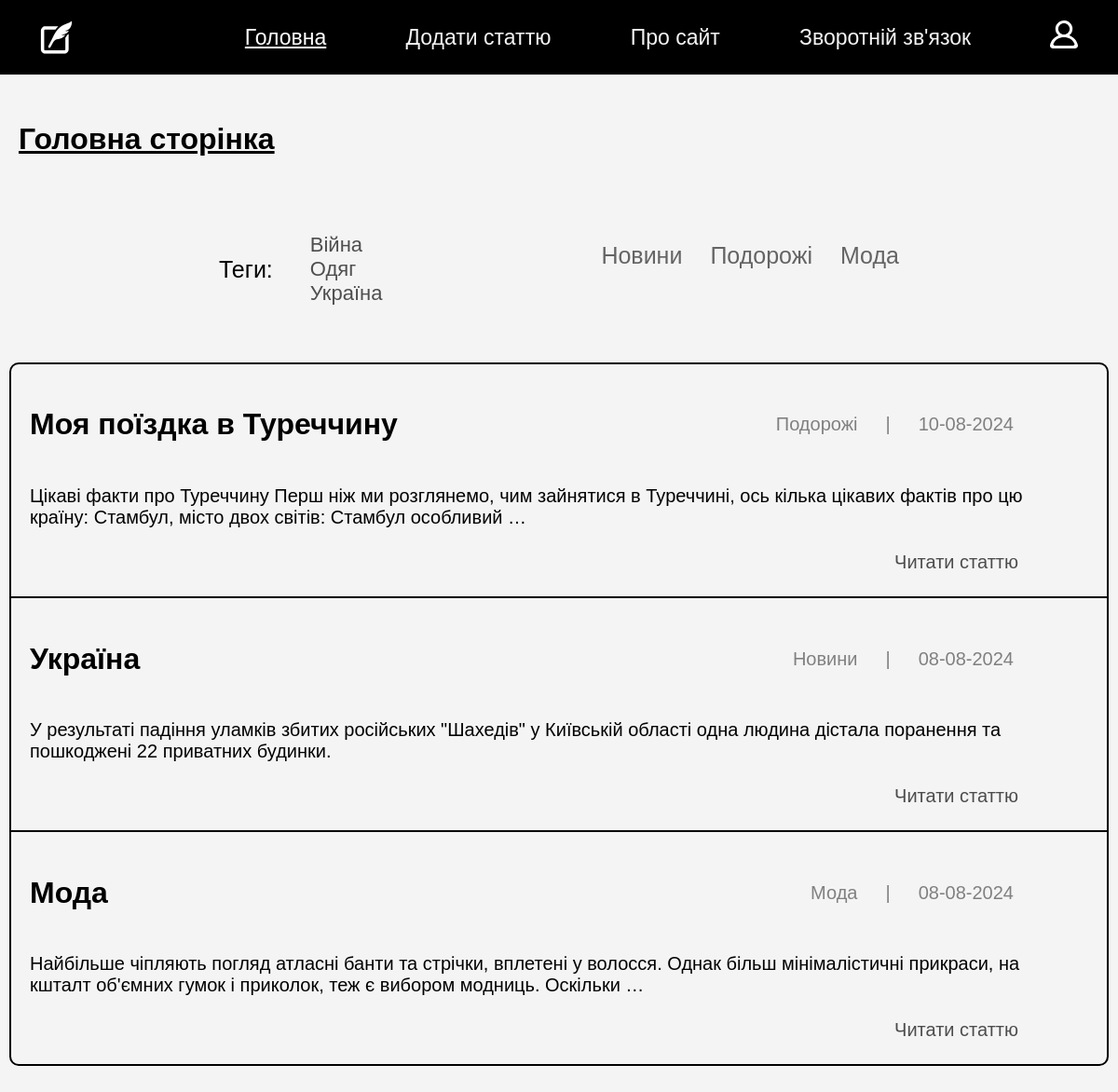
The app's page /, older data.
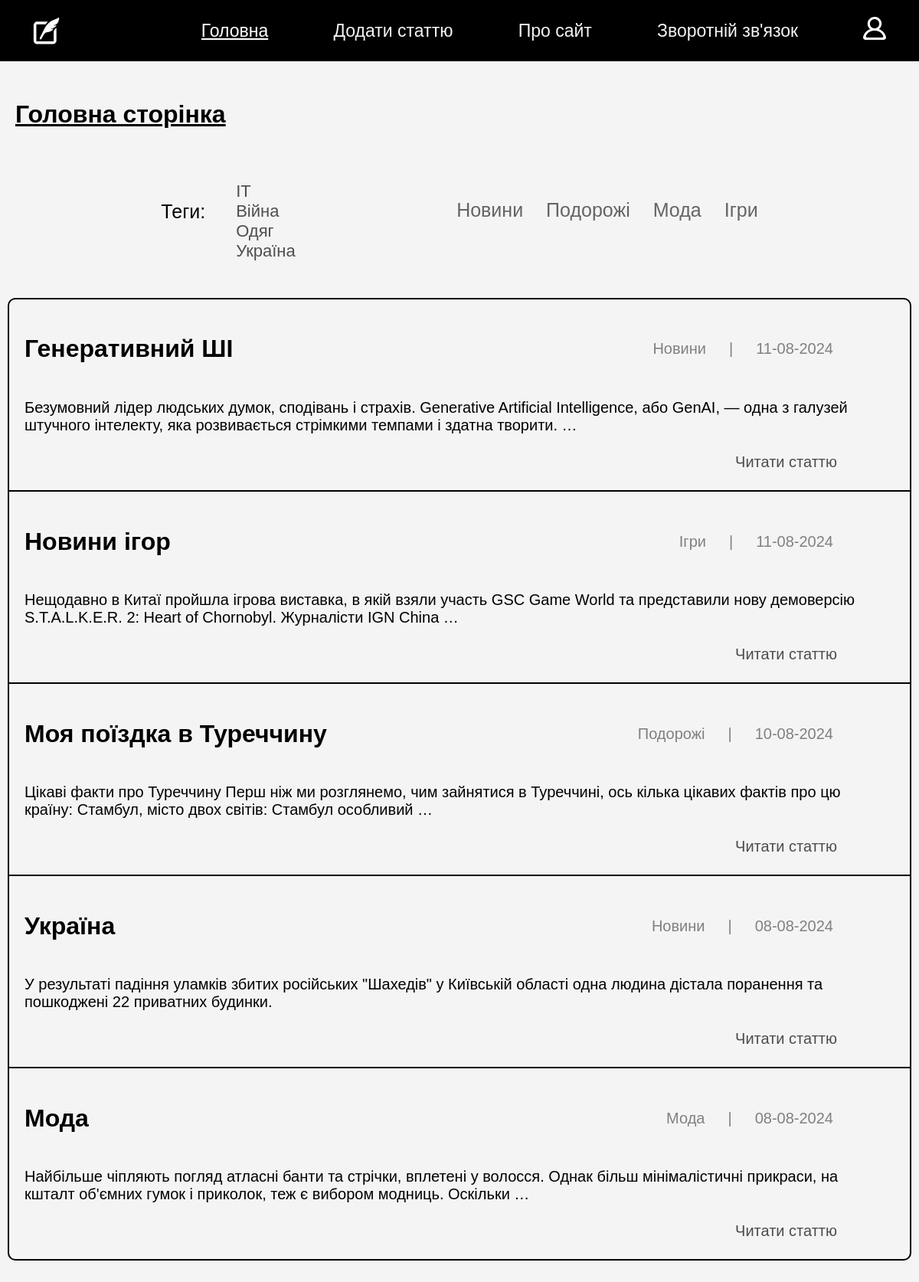
The same page, newer data.
### blog/models.py (models this page shows, shortened)
class Category(models.Model):
    name = models.CharField(max_length=100,verbose_name='Категорія')
    slug = models.SlugField(max_length=255, unique=True, db_index=True)
    class Meta():
        verbose_name = 'Категорію'
        verbose_name_plural = 'Категорії'
    def __str__(self):
        return self.name
    def get_absolute_url(self):
        return reverse('category', kwargs={'category_slug': self.slug})

class TagPost(models.Model):
    tag = models.CharField(max_length=100, db_index=True)
    slug = models.SlugField(max_length=255, unique=True, db_index=True)
    def get_absolute_url(self):
        return reverse('tag', kwargs={'tag_slug': self.slug})

class Post(models.Model):
    class Status(models.IntegerChoices):
        DRAFT = 0
        PUBLISHED = 1
    title = models.CharField(max_length=255,verbose_name='Заголовок')
    slug = models.SlugField(max_length=255, unique=True, db_index=True,  validators=[
        MinLengthValidator(5, message='Мінімум 5 символів'),
        MaxLengthValidator(100, message='Максимум 100 символів'),
    ],)
    image = models.ImageField(upload_to='images/%Y/%m/%d', default=None, blank=True, null=True, verbose_name = 'Фото')
    content = models.TextField(blank=True,verbose_name='Вміст')
    time_create = models.DateTimeField(auto_now_add=True,verbose_name='Дата створення')
    time_update = models.DateTimeField(auto_now=True,verbose_name='Дата зміни')
    is_published = models.BooleanField(choices=tuple(map(lambda x: (bool(x[0]),x[1]), Status.choices)), default=Status.PUBLISHED,verbose_name='Статус')
    category = models.ForeignKey('Category', on_delete=models.PROTECT, related_name='posts',verbose_name='Категорія')
    tags = models.ManyToManyField('TagPost', blank=True, related_name='tags',verbose_name='Теги')
    objects = models.Manager()
    published = PublishedManager()
    class Meta():
        verbose_name = 'Пост'
        verbose_name_plural = 'Пости'
        ordering = ['-time_create']
        indexes = [
            models.Index(fields=['-time_create'])
        ]
    def get_absolute_url(self):
        return reverse('post', kwargs={'post_slug': self.slug})

### blog/views.py (the view)
# urls.py: path('', views.index, name='home'),
def index(request):
    posts = Post.published.all().select_related('category')
    data = {
        'title': 'Головна сторінка',
        'menu': menu,
        'posts': posts,
        'cat_selected': 0,
        'menu_selected': 'home',
        'tag_selected': 0
            }
    return render(request, 'blog/index.html', context = data)

### blog/models.py (called while the page is built)
    def get_queryset(self):
        return super().get_queryset().filter(is_published = Post.Status.PUBLISHED)

### blog/templatetags/blog_tags.py (called while the page is built)
@register.inclusion_tag('blog/list_categories.html')
def show_categories(cat_selected = 0):
    cats = Category.objects.annotate(total=Count('posts')).filter(total__gt=0)
    return {'categories': cats, 'cat_selected': cat_selected}

@register.inclusion_tag('blog/list_tags.html')
def show_all_tags(tag_selected = 0):
    return {'tags': TagPost.objects.annotate(total=Count('tags')).filter(total__gt=0), 'tag_selected': tag_selected}

### blog/templates/blog/index.html (shortened to what this page needs)
{% extends 'base.html' %} {% load blog_tags %} {%block content%}
<h1 class="main-label">{{title}}</h1>
<div class="tag-cat-container">
  <div class="cats-container-center">
    <div class="cats-container">{% show_categories cat_selected %}</div>
  </div>
  <div class="tag-container-col">
    <div class="tag-cont">{%show_all_tags tag_selected%}</div>
  </div>
</div>
{%if posts%}
<div class="posts-container">
  {%else%}
  <div class="no-posts">Немає статей на цю тему :(</div>
  {%endif%} {% for post in posts%} {%if not forloop.last%}
  <div class="post">
    {%else%}
    <div class="post-last">
      {%endif%}
      <div class="post-text">
        <div class="title-date-cat">
          <h2 class="post-title">{{post.title}}</h2>
          <div class="date-cat">
            <p>{{post.category}}</p>
            <p>|</p>
            <p>{{post.time_create|date:"d-m-Y"}}</p>
          </div>
        </div>
        <p class="content-text">{{post.content|truncatewords:25}}</p>
        <a class="read-button" href="{{ post.get_absolute_url }}"
          >Читати статтю</a
        >
      </div>
    </div>
    {%endfor%}
  </div>
</div>
{%endblock%}

### blog/templates/blog/list_categories.html
{% for cat in categories %}
  {% if cat.id == cat_selected %}
    <a class="cats-link-selected">{{ cat.name }}</a>
  {% else %}
    <a class="cats-link" href="{{cat.get_absolute_url}}">{{ cat.name }}</a>
  {% endif %}
{% endfor %}

### blog/templates/blog/list_tags.html
{% if tags %}
<div class="tag-title-left">
  <div>
    <p class="tag-title">Теги:</p>
  </div>
  <div class="tag-container-col">
    {% for tag in tags %}
    {% if tag.id == tag_selected %}
    <div>
      <a class="tag-link-selected" href="{{ tag.get_absolute_url }}">
        {{ tag.tag }}</a
      >
    </div>
    {% else %}
    <div>
      <a class="tag-link" href="{{ tag.get_absolute_url }}"> {{ tag.tag }}</a>
    </div>
    {% endif %} {% endfor %}
  </div>
</div>
{% endif %}

Row changes from the older to the newer data that the page shows:
now on this page (row unchanged): Category: name "Ігри"
now on this page (row unchanged): TagPost: tag "ІТ"
added Post: title "Генеративний ШІ", category "Новини", time_create "11-08-2024", content "Безумовний лідер людських думок, сподівань і страхів. Generative Artificial Intelligence, або GenAI, — одна з галузей штучного інтелекту, яка розвивається стрімкими темпами і здатна творити. …"
added Post: title "Новини ігор", category "Ігри", time_create "11-08-2024", content "Нещодавно в Китаї пройшла ігрова виставка, в якій взяли участь GSC Game World та представили нову демоверсію S.T.A.L.K.E.R. 2: Heart of Chornobyl. Журналісти IGN China …"
